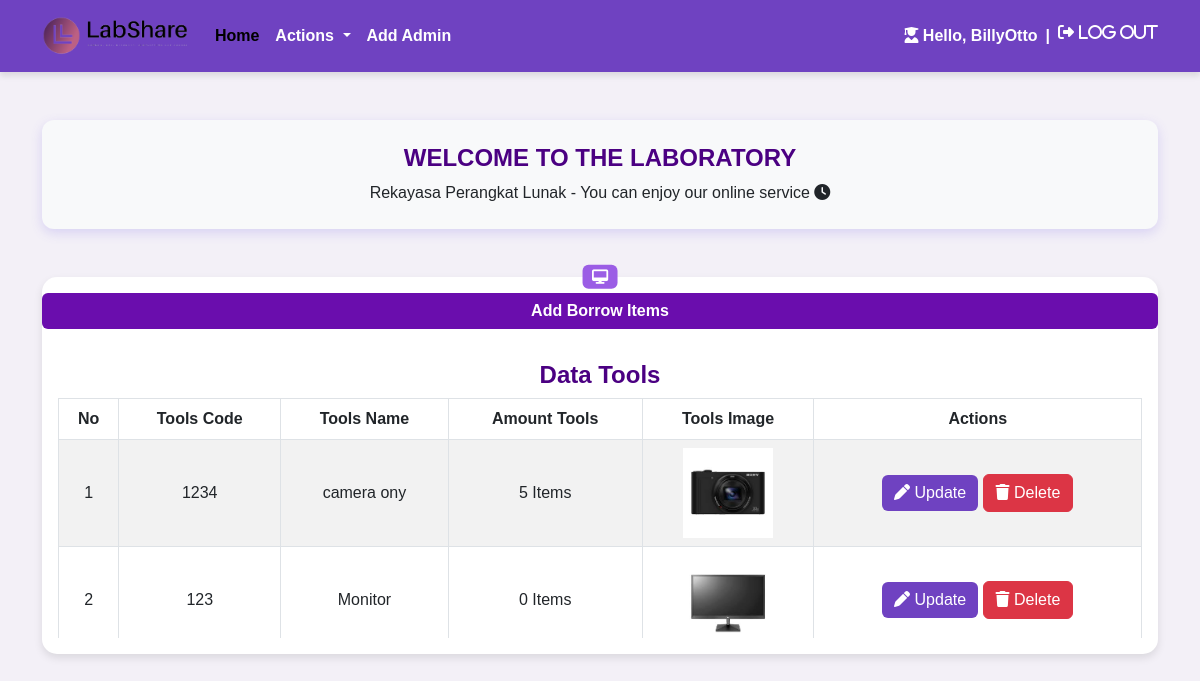
Page /guru/inputtools.php (signed in) on the committed database.
### tables this page shows
CREATE TABLE `barang` (
  `id` int(11) NOT NULL,
  `item_code` varchar(7) NOT NULL,
  `name` varchar(225) NOT NULL,
  `item_stock` varchar(225) NOT NULL,
  `image` varchar(100) NOT NULL
);

### guru/inputtools.php (the view, shortened to what this page needs)
<?php
include "../config/conn.php";
$sql =  'SELECT * FROM barang';
$exe = mysqli_query($conn, $sql);
?>
<!doctype html>
<html lang="en">
<head>
    <link rel="stylesheet" href="https://cdn.jsdelivr.net/npm/bootstrap@5.3.0/dist/css/bootstrap.min.css">
    <link rel="stylesheet" href="styleguru.css">
</head>
<body>
    <nav class="navbar navbar-expand-lg fw-bold">
        <div class="container">
            <a class="navbar-brand" href="#"><img class="logo" src="../assets/image/logolab.png" style="height: 40px;"
                    alt=""></a>
            <div class="collapse navbar-collapse" id="navbarSupportedContent">
                <ul class="navbar-nav me-auto mb-2 mb-lg-0">
                    <li class="nav-item">
                        <a class="nav-link active" aria-current="page" href="homeguru.php">Home</a>
                    </li>
                    <li class="nav-item dropdown">
                        <a class="nav-link dropdown-toggle" href="#" id="navbarDropdown" role="button" data-bs-toggle="dropdown" aria-expanded="false">
                            Actions
                        </a>
                    </li>
                    <li class="nav-item">
                        <a class="nav-link" href="addguru.php">Add Admin</a>
                    </li>
                </ul>
                <form class="logout d-flex mt-3" role="submit">
                    <p class="me-2"><i class="fa-solid fa-user-graduate"></i> Hello, <?= $_SESSION['name'] ?></p>
                    <p class="me-2">|</p>
                    <a href="../controller/logout.php" role="button" style="text-decoration:none"><i class="fa-solid fa-right-from-bracket nav-link"> Log
                            out</i></a>
                </form>
            </div>
        </div>
    </nav>
    <div class="container my-5">
        <div class="row mb-5">
            <div class="col-lg-12 text-center">
                <div class="card bg-light text-dark p-4">
                    <h3 class="card-title">WELCOME TO THE LABORATORY</h3>
                    <p class="card-text">Rekayasa Perangkat Lunak - You can enjoy our online service <i
                            class="fa-solid fa-clock"></i></p>
                </div>
            </div>
        </div>
        <div class="row justify-content-center text-center align-items-center mt-lg-4">
            <div class="col-lg-12">
                <div class="custom-card card">
                    <button type="button" class="btn btn-custom fw-bold my-3" data-bs-toggle="modal"
                        data-bs-target="#add">
                        Add Borrow Items
                    </button>
                    <div class="card-body text-body">
                        <h5 class="card-title text-center">Data Tools</h5>
                        <div style="max-height: 240px; overflow-y: auto;">
                            <table class="table table-hover table-bordered table-striped align-middle">
                                <thead class="table table-striped">
                                    <tr>
                                        <th>No</th>
                                        <th>Tools Code</th>
                                        <th>Tools Name</th>
                                        <th>Amount Tools</th>
                                        <th>Tools Image</th>
                                        <th>Actions</th>
                                    </tr>
                                </thead>
                                <tbody>
                                    <?php
                                    $no = 1;
                                    while ($data = mysqli_fetch_array($exe)) {
                                    ?>
                                        <tr>
                                            <td><?= $no++ ?></td>
                                            <td><?= $data['item_code'] ?></td>
                                            <td><?= $data['name'] ?></td>
                                            <td><?= $data['item_stock'] ?> Items</td>
                                            <td>
                                                <img src="assets/images/<?= $data['image'] ?>" alt="" width="90px">
                                            </td>
                                            <td>
                                                <button type="button" class="btn btn-primary"
                                                    onclick="showUpdateModal(<?= $data['id'] ?>, '<?= $data['item_code'] ?>', '<?= $data['name'] ?>', <?= $data['item_stock'] ?>)">
                                                    <i class="fa-solid fa-pen"></i> Update
                                                </button>
                                                <button type="button" class="btn btn-danger"
                                                    onclick="showDeleteModal(<?= $data['id'] ?>, '<?= $data['item_code'] ?>', '<?= $data['name'] ?>', <?= $data['item_stock'] ?>)">
                                                    <i class="fa-solid fa-trash"></i> Delete
                                                </button>
                                            </td>
                                        </tr>
                                    <?php
                                    }
                                    ?>
                                </tbody>
                            </table>
                        </div>
                        <span class="position-absolute top-0 start-30 translate-middle badge custom-badge"><i
                                class="fa-solid fa-desktop"></i></span>
                    </div>
                </div>
            </div>
        </div>
    </div>
</body>
</html>

### guru/styleguru.css (style rules this page uses)
body { background-color: #f3f0f7; font-family: 'Poppins', sans-serif; }
.navbar { background-color: #6f42c1; box-shadow: 0 4px 6px rgba(0, 0, 0, 0.1); }
.navbar .nav-link, .navbar-brand, .logout p { color: #fff; }
.navbar .logout a { color: #ffcccb; }
.card { box-shadow: 0 4px 12px rgba(108, 92, 231, 0.2); transition: transform 0.3s ease-in-out; border: none; border-radius: 12px; }
.card-title { font-size: 1.5rem; font-weight: bold; color: #6f42c1; }
.table thead { background-color: #6f42c1; color: #fff; }
.btn-primary { background-color: #6f42c1; border: none; transition: background-color 0.3s ease; }
.custom-card { border: none; border-radius: 15px; box-shadow: 0 4px 8px rgba(0, 0, 0, 0.1); transition: transform 0.3s ease, box-shadow 0.3s ease; }
.card-title { font-weight: 700; color: #4b0082; }
.btn-custom { background-color: #6a0dad; border: none; color: white; font-weight: bold; }
.custom-badge { background-color: #9b5de5; font-size: 0.9rem; font-weight: bold; }

### guru/inputtools.php (style rules this page uses)
body { background-color: #f3f0f7; font-family: 'Poppins', sans-serif; }
.navbar { background-color: #6f42c1; box-shadow: 0 4px 6px rgba(0, 0, 0, 0.1); }
.navbar .nav-link, .navbar-brand, .logout p { color: #fff; }
.navbar .logout a { color: #ffcccb; }
.card { box-shadow: 0 4px 12px rgba(108, 92, 231, 0.2); transition: transform 0.3s ease-in-out; border: none; border-radius: 12px; }
.card-title { font-size: 1.5rem; font-weight: bold; color: #6f42c1; }
.table thead { background-color: #6f42c1; color: #fff; }
.btn-primary { background-color: #6f42c1; border: none; transition: background-color 0.3s ease; }
.custom-card { border: none; border-radius: 15px; box-shadow: 0 4px 8px rgba(0, 0, 0, 0.1); transition: transform 0.3s ease, box-shadow 0.3s ease; }
.card-title { font-weight: 700; color: #4b0082; }
.btn-custom { background-color: #6a0dad; border: none; color: white; font-weight: bold; }
.custom-badge { background-color: #9b5de5; font-size: 0.9rem; font-weight: bold; }

### rows in the picture
barang: item_code "1234", name "camera ony", item_stock "5", image (picture)
barang: item_code "123", name "Monitor", item_stock "0", image (picture)

### other values in the picture
$_SESSION['name'] "BillyOtto"
